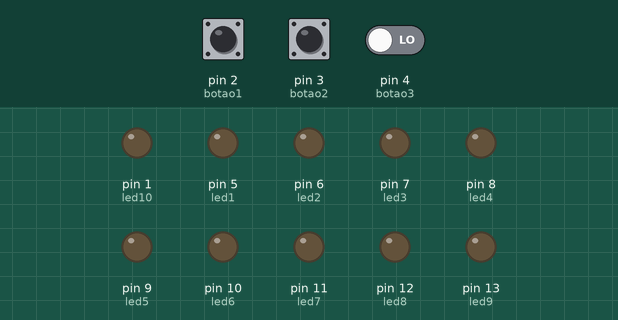
Simulated run of this sketch. Board: Arduino Uno, built with avr-gcc and run on an emulated ATmega328P. Parts: output pins drawn as LEDs (lit = HIGH). The inputs (shaded band) are chosen by the test bench; at power-on: pin 2 (botao1) LOW, pin 3 (botao2) LOW, pin 4 (botao3) LOW.

Above: at 1.2 s.
1.3 s: pin 2 (botao1) pulled HIGH for 3.2 s
At 2.1 s:
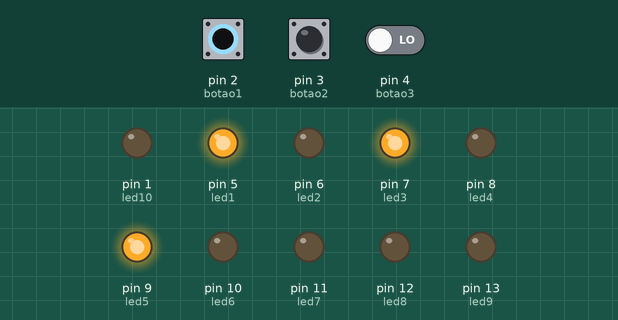
6.8 s: pin 3 (botao2) pulled HIGH for 0.15 s
At 8.0 s:
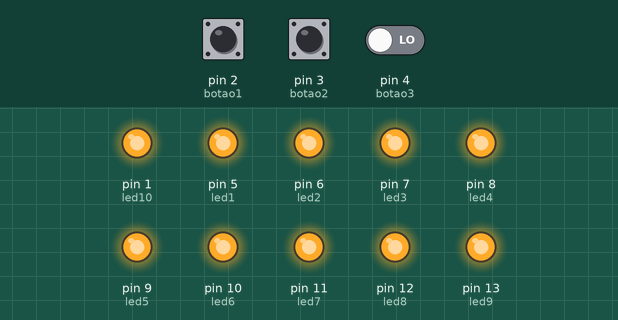
8.4 s: pin 2 (botao1) pulled HIGH for 0.15 s
At 9.9 s:
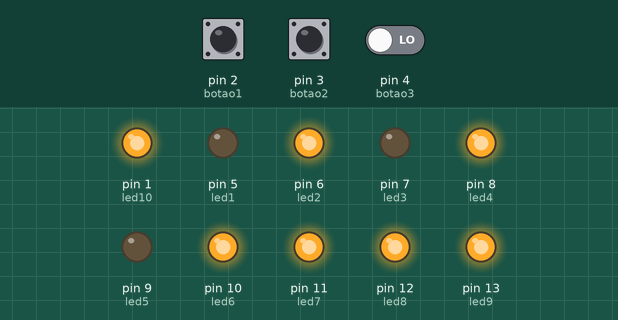
10.9 s: pin 3 (botao2) pulled HIGH for 1 s
At 12.3 s:
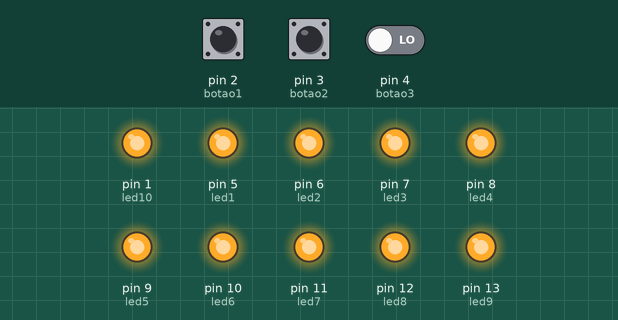
13.4 s: pin 2 (botao1) pulled HIGH for 1 s
At 14.9 s:
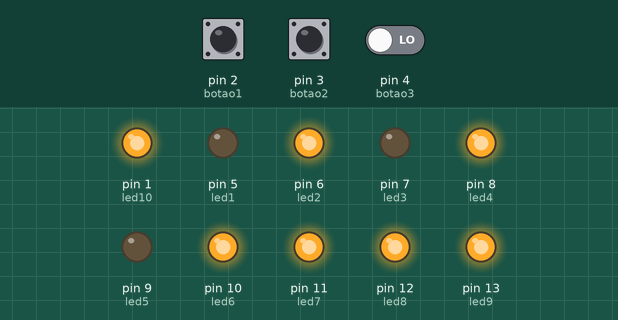
15.9 s: pin 3 (botao2) driven HIGH and pin 4 (botao3) driven HIGH
At 16.4 s:
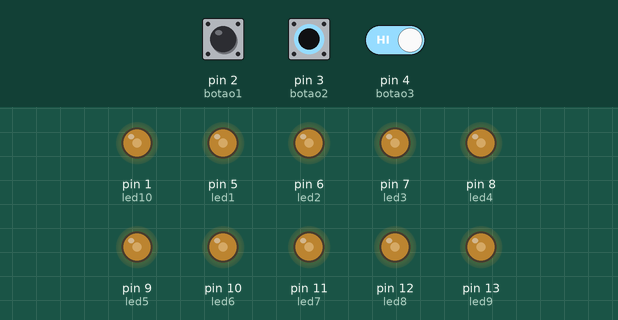
Timing chart, 0 to 18.4 s (numbered marks = the images above; inputs shaded):
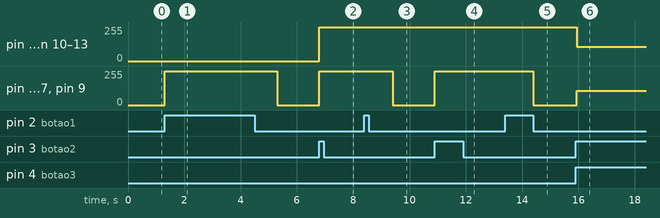

Measured:
- after the input at 1.3 s, pin 5 (led1), pin 7 (led3), pin 9 (led5): 0/255 → 255/255 at once, → 0/255 4.0 s later
- after the input at 6.8 s, pin 1 (led10), pin 5 (led1), pin 6 (led2), pin 7 (led3), pin 8 (led4), pin 9 (led5), pin 10 (led6), pin 11 (led7), pin 12 (led8), pin 13 (led9): 0/255 → 255/255 at once
- after the input at 8.4 s, pin 5 (led1), pin 7 (led3), pin 9 (led5): 255/255 → 0/255 after 1.0 s
- after the input at 10.9 s, pin 5 (led1), pin 7 (led3), pin 9 (led5): 0/255 → 255/255 at once
- after the input at 13.4 s, pin 5 (led1), pin 7 (led3), pin 9 (led5): 255/255 → 0/255 after 1.0 s
- after the input at 15.9 s, pin 1 (led10), pin 6 (led2), pin 8 (led4), pin 10 (led6), pin 11 (led7), pin 12 (led8), pin 13 (led9): 255/255 → 108/255 at once; pin 5 (led1), pin 7 (led3), pin 9 (led5): 0/255 → 108/255 at once

The sketch:

exercicio_81.ino
```cpp
const int botao1 = 2;
const int botao2 = 3;
const int botao3 = 4;
const int led1 = 5;
const int led2 = 6;
const int led3 = 7;
const int led4 = 8;
const int led5 = 9;
const int led6 = 10;
const int led7 = 11;
const int led8 = 12;
const int led9 = 13;
const int led10 = 1;

void setup()
{
  pinMode(botao1, INPUT);
  pinMode(botao2, INPUT);
  pinMode(botao3, INPUT);

  pinMode(led1, OUTPUT);
  pinMode(led2, OUTPUT);
  pinMode(led3, OUTPUT);
  pinMode(led4, OUTPUT);
  pinMode(led5, OUTPUT);
  pinMode(led6, OUTPUT);
  pinMode(led7, OUTPUT);
  pinMode(led8, OUTPUT);
  pinMode(led9, OUTPUT);
  pinMode(led10, OUTPUT);
}

int valor1;
int valor2;
int valor3;

void loop()
{
 valor1 = digitalRead(botao1);
 valor2 = digitalRead(botao2);
 valor3 = digitalRead(botao3);

 if(valor1){
  digitalWrite(led1, HIGH);
  digitalWrite(led3, HIGH);
  digitalWrite(led5, HIGH);
  delay(1000);
  digitalWrite(led1, LOW);
  digitalWrite(led3, LOW);
  digitalWrite(led5, LOW);
 }
 if(valor2){
  acendeTudo();
 }
 if(valor3){
  apagarTudo();
 }
}

void acendeTudo(){
  digitalWrite(led1, HIGH);
  digitalWrite(led2, HIGH);
  digitalWrite(led3, HIGH);
  digitalWrite(led4, HIGH);
  digitalWrite(led5, HIGH);
  digitalWrite(led6, HIGH);
  digitalWrite(led7, HIGH);
  digitalWrite(led8, HIGH);
  digitalWrite(led9, HIGH);
  digitalWrite(led10, HIGH);
}
void apagarTudo(){
  digitalWrite(led1, LOW);
  digitalWrite(led2, LOW);
  digitalWrite(led3, LOW);
  digitalWrite(led4, LOW);
  digitalWrite(led5, LOW);
  digitalWrite(led6, LOW);
  digitalWrite(led7, LOW);
  digitalWrite(led8, LOW);
  digitalWrite(led9, LOW);
  digitalWrite(led10, LOW);
}
```
